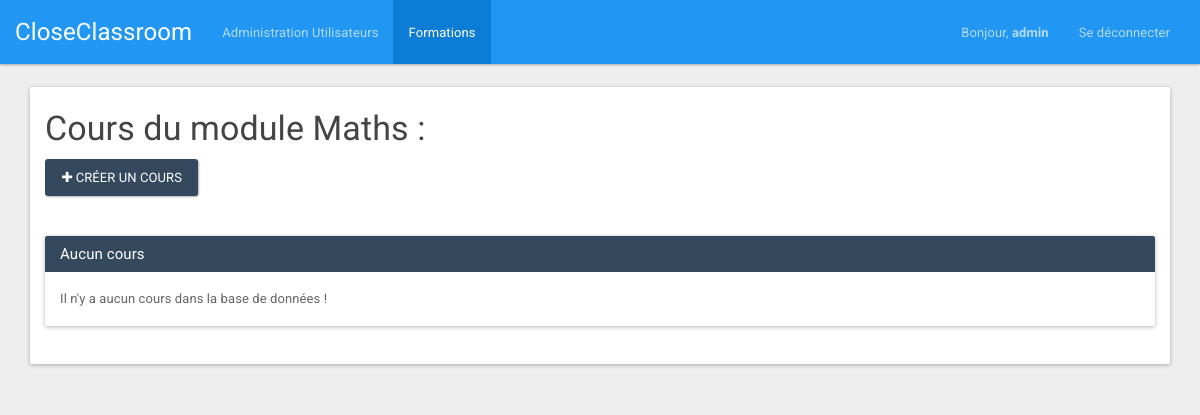
Before: /index.php?page=showModule&idModule=1 (signed in) with the older database file.
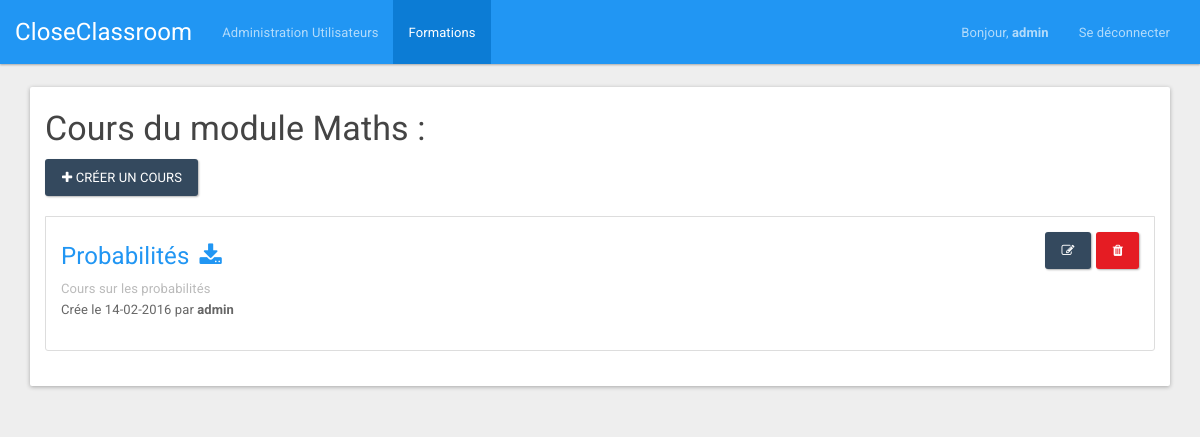
After: the same page with the newer database file.
### tables this page shows
CREATE TABLE IF NOT EXISTS `users` (
  `id` int(11) NOT NULL AUTO_INCREMENT,
  `type` varchar(32) NOT NULL,
  `login` varchar(32) NOT NULL,
  `password` varchar(32) NOT NULL,
  `email` varchar(32) NOT NULL,
  `name` varchar(32) NOT NULL,
  `first_name` varchar(32) NOT NULL,
  PRIMARY KEY (`id`),
  UNIQUE KEY `login` (`login`),
  UNIQUE KEY `email` (`email`)
);

CREATE TABLE IF NOT EXISTS `modules` (
  `id` int(11) NOT NULL AUTO_INCREMENT,
  `name` varchar(30) NOT NULL,
  PRIMARY KEY (`id`)
);

CREATE TABLE IF NOT EXISTS `practices` (
  `id` int(11) NOT NULL AUTO_INCREMENT,
  `name` varchar(256) NOT NULL,
  `path` varchar(256) NOT NULL,
  `user` int(11) NOT NULL,
  `description` text NOT NULL,
  `date` varchar(12) NOT NULL,
  `file` varchar(256) NOT NULL,
  `id_module` int(11) NOT NULL,
  `editor` text NOT NULL,
  PRIMARY KEY (`id`),
  KEY `user` (`user`),
  KEY `module` (`id_module`)
);

### bddManager/UserDAO.php (called while the page is built, shortened)
<?php
class UserDAO
{
    public function __construct()
    {
        $connect = new ConnectDAO();
    }
    public function getInfoUser($idUser)
    {
        try {
            $resultat = mysqli_query($_SESSION['bdd'], "SELECT id, login, email, password, type, name, first_name FROM users WHERE `id`= '" . $idUser . "'");
            if (mysqli_num_rows($resultat) != '0') {
                $tab[0] = mysqli_fetch_assoc($resultat);
                return $tab[0];
            } else {
                return;
            }
        }
        catch (Exception $e) {
            $_SESSION['error'] = 'Erreur requete BDD';
            $_SESSION['display_msg_error'] = true;
        }
    }
}

### bddManager/ConnectDAO.php (called while the page is built, shortened)
<?php
class ConnectDAO
{
    public function connect()
    {
        try {
            return $_SESSION['bdd'];
        } catch (Exception $e) {
            $_SESSION['error'] = 'Erreur BDD';
            $_SESSION['display_msg_error'] = true;
            return false;
        }
    }
}

### bddManager/ModuleDAO.php (called while the page is built, shortened)
<?php
class ModuleDAO
{
    public function __construct()
    {
        $connect = new ConnectDAO();
    }
    public function getNameModule($idModule)
    {
        try {
            $resultat = mysqli_query($_SESSION['bdd'], "SELECT name FROM modules WHERE `id`= '" . $idModule . "'");
            if (mysqli_num_rows($resultat) != '0') {
                $tab[0] = mysqli_fetch_assoc($resultat);
                return $tab[0];
            } else {
                return;
            }
        }
        catch (Exception $e) {
            $_SESSION['error'] = 'Erreur requete BDD';
            $_SESSION['display_msg_error'] = true;
        }
    }
    public function verifModule($idModule)
    {
        try {
            $resultat = mysqli_query($_SESSION['bdd'], "SELECT * FROM modules WHERE `id`= '" . $idModule . "'");
            if (mysqli_num_rows($resultat) != '0') {
                return true;
            } else {
                return false;
            }
        }
        catch (Exception $e) {
            $_SESSION['error'] = 'Erreur requete BDD';
            $_SESSION['display_msg_error'] = true;
        }
    }
}

### bddManager/PracticeDAO.php (called while the page is built, shortened)
<?php
class PracticeDAO
{
    public function __construct()
    {
        $connect = new ConnectDAO();
    }
    public function getPracticesByModule($idModule)
    {
        try {
            $resultat = mysqli_query($_SESSION['bdd'], "SELECT * FROM practices WHERE `id_module`= '" . $idModule . "'");
            if (mysqli_num_rows($resultat) != '0') {
                $tab[0] = mysqli_fetch_assoc($resultat);
                if (mysqli_num_rows($resultat) > '0') {
                    for ($i = 1; $i < mysqli_num_rows($resultat); $i++) {
                        array_push($tab, mysqli_fetch_assoc($resultat));
                    }
                }
                return $tab;
            } else {
                return false;
            }
        }
        catch (Exception $e) {
            $_SESSION['error'] = 'Erreur requete BDD';
            $_SESSION['display_msg_error'] = true;
        }
    }
}

### views/PracticeView.class.php (the view, shortened to what this page needs)
<?php
class PracticeView
{
	public function getViewTop($nameModule)
	{
		return '
		<script>document.getElementById("tabFormation").className = "active";</script>
		<div class="container">
			<div class="panel panel-default">
				<div class="panel-body" style="padding-top: 0px;">
					<h3>Cours du module '.utf8_encode($nameModule).' :</h3>
					<div class="list-group">';
					}
					public function getViewBottom()
					{
						return '
					</div>
				</div>
			</div>
		</div>
		';
	}
	public function getView($mesCours, $typeUser, $nameModule)
	{
		$view = ''.$this->getViewTop($nameModule).$this->getListe($mesCours, $typeUser).$this->getViewBottom();
		return $view;
	}
	public function getListe($mesCours, $typeUser)
	{
		if ($typeUser != 'Etudiant') {
			$view = '<a style="margin-bottom: 20px;" href="index.php?page=createPractice" class="btn btn-info"><span class="fa fa-plus"></span> Créer un cours</a>';
		} else {
			$view = '';
		}
		if (!$mesCours) {
			$view = $view.'<div class="panel panel-info" style="margin-top: 20px;">
			<div class="panel-heading">
				<h3 class="panel-title">Aucun cours</h3>
			</div>
			<div class="panel-body">
				Il n\'y a aucun cours dans la base de données !</div>
			</div>';
		} else {
			foreach ($mesCours as &$cours) {
				$modif = '';
				if ($typeUser != 'Etudiant') {
					$modif = '<form method="POST" action="index.php?page=deletePractice&idPractice='.$cours['id'].'" accept-charset="UTF-8" class="form-inline"><input name="_method" type="hidden" value="DELETE">
					<a style="float: right; margin-left: 5px;" data-toggle="modal" href="#deleteCours'.$cours['id'].'" role="button" class="btn btn-danger"><i class="fa fa-trash"></i></a>
					<div id="deleteCours'.$cours['id'].'" class="modal" style="display: none;">
						<div class="modal-dialog">
							<div class="modal-content">
								<div class="modal-header">
									<button type="button" class="close" data-dismiss="modal" aria-hidden="true">×</button>
									<h4 class="modal-title">Suppression de cours</h4>
								</div>
								<div class="modal-body">
									<p>Voulez-vous vraiment supprimer le cours <b>'.utf8_encode($cours['name']).'</b> ?</p>
								</div>
								<div class="modal-footer">
									<button class="btn" data-dismiss="modal" aria-hidden="true">Non</button>
									<input class="btn btn-primary" type="submit" value="Oui">
								</div>
							</div>
						</div>
					</div>
				</form>
				<a style="float: right;" href="index.php?page=updatePractice&idPractice='.$cours['id'].'" role="button" class="btn btn-info"><i class="fa fa-edit"></i></a>';
			}
			$view = $view.'<div class="list-group-item">'.$modif.'
			<h4><a class="text-primary" href="index.php?page=showPractice&idPractice='.$cours['id'].'">'.utf8_encode($cours['name']).'</a><a style="margin-left: 10px;" class="text-primary" download target="_blank" href="/'.$cours['path'].'"><i class="fa fa-download"></i></a></h4>
			<p class="list-group-item-text">'.utf8_encode($cours['description']).'</p>
			<p>Crée le '.$cours['date'].' par <b>'.$cours['user'].'</b></p>
		</div>';
	}
}
return $view;
}
}

### index.php (shortened to what this page needs)
<?php
    include 'controllers/MainController.class.php';
    ?>
    <!DOCTYPE html>
    <html lang="fr">
    <head>
    	<link href="style/css/bootstrapM.css" type="text/css" rel="stylesheet" media="all"  />
    	<link href="style/font-awesome-4.5.0/css/font-awesome.css" rel="stylesheet" />
        <link href="style/css/bootstrap3-wysihtml5.min.css" type="text/css" rel="stylesheet" />
    </head>
    <body>
    	<?php
    	$controller = new MainController();
    	?>
    </body>
    </html>

### controllers/MainController.class.php (shortened to what this page needs)
<?php
include 'views/NavBarView.class.php';
include 'views/PracticeView.class.php';
include 'bddManager/ConnectDAO.php';
include 'bddManager/UserDAO.php';
include 'bddManager/PracticeDAO.php';
include 'bddManager/ModuleDAO.php';
class MainController
{
	public function __construct()
	{
		$this->navBar();
		if ($this->isLogged()) {
			if (isset($_GET['page'])) {
				switch ($_GET['page']) {
					case 'showModule':
					$this->showModule();
					break;
				}
			} else {
				$this->profile();
			}
		} elseif ((isset($_GET['page'])) && ($_GET['page'] == 'register')) {
			$this->register();
		} else {
			$this->login();
		}
	}
	public function navBar()
	{
		$navBarView = new navBarView();
		if ($this->isLogged()) {
			$infosUser = new UserDAO();
			$infos = $infosUser->getInfoUser($_SESSION['idUser']);
			echo $navBarView->getViewLogged($infos['first_name'], $infos['type']);
		} else {
			echo $navBarView->getViewLogout();
		}
	}
	public function isLogged()
	{
		if (isset($_SESSION['isLogged']) and $_SESSION['isLogged'] == true) {
			return true;
		} else {
			return false;
		}
	}
	public function showModule()
	{
		if (isset($_GET['idModule'])) {
			$infosUser = new UserDAO();
			$infos = $infosUser->getInfoUser($_SESSION['idUser']);
			$managerModule = new ModuleDAO();
			$haveRight = false;
			if ($haveRight || $infos['type'] == 'Admin') {
				$isModuleExist = $managerModule->verifModule($_GET['idModule']);
				if (!$isModuleExist) {
					$_SESSION['error'] = 'Le module n\'existe pas';
					$_SESSION['display_msg_error'] = true;
					$this->profile();
				} else {
					$managerPractice = new PracticeDAO();
					$mesCours = $managerPractice->getPracticesByModule($_GET['idModule']);
					if ($mesCours) {
						foreach ($mesCours as &$cours) {
							$idUserForPractice = $cours['user'];
							$getInfoUser = $infosUser->getInfoUser($idUserForPractice);
						}
					}
					$infosModule = $managerModule->getNameModule($_GET['idModule']);
					$practiceView = new PracticeView();
					echo $practiceView->getView($mesCours, $infos['type'], $infosModule['name']);
				}
			} else {
				$_SESSION['error'] = 'Vous n\'avez pas les droits requis pour accéder à cette page';
				$_SESSION['display_msg_error'] = true;
				$this->profile();
			}
		} else {
			$_SESSION['error'] = '[10] La page n\'existe pas';
			$_SESSION['display_msg_error'] = true;
			$this->profile();
		}
	}
}

### views/NavBarView.class.php (shortened to what this page needs)
<?php
class navBarView
{
	public function getViewLogged($firstNameUser, $typeUser)
	{
		if ($typeUser == 'Admin') {
			$view = '<nav class="navbar navbar-inverse">
			<div class="container-fluid">
				<div class="navbar-header">
					<button type="button" class="navbar-toggle collapsed" data-toggle="collapse" data-target="#bs-example-navbar-collapse-2">
						<span class="sr-only">Toggle navigation</span>
						<span class="icon-bar"></span>
						<span class="icon-bar"></span>
						<span class="icon-bar"></span>
					</button>
					<a class="navbar-brand" href="index.php">CloseClassroom</a>
				</div>
				<div class="collapse navbar-collapse" id="bs-example-navbar-collapse-2">
					<ul class="nav navbar-nav">
						<li id="tabUser"><a href="index.php?page=user">Administration Utilisateurs</a></li>
						<li id="tabFormation"><a href="index.php?page=formation">Formations</a></li>
					</ul>
					<ul class="nav navbar-nav navbar-right">
						<li><a href="index.php" style="font-size: 13px;"> Bonjour, <strong>'.utf8_encode($firstNameUser).'</strong> </a>
							<li><a href="index.php?page=logout">Se déconnecter</a></li>
						</ul>
					</div>
				</div>
			</nav>';
		}
		return $view;
	}
}

Changed rows visible on the page:
added practices: name "Probabilités", description "Cours sur les probabilités", date "14-02-2016"
Other visible differences:
$cours['user']: (not shown) → "admin"
text no longer shown: "Aucun cours Il n ' y a aucun cours dans la base de données !"
text now shown: "Crée le par"
